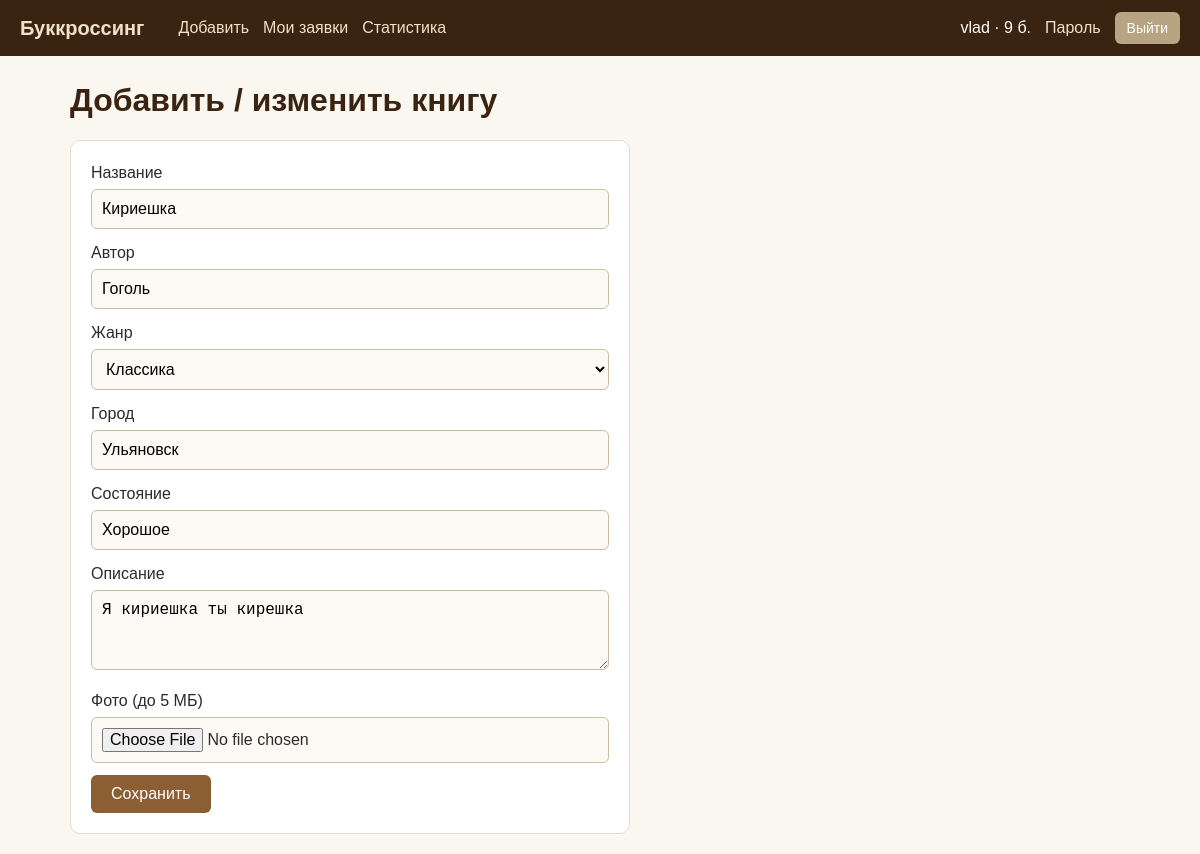
Page /book/38/edit/ (signed in) on the committed database.
### users/models.py (models this page shows, shortened)
class Profile(models.Model):
    user = models.OneToOneField(User, on_delete=models.CASCADE)
    city = models.CharField(max_length=100, blank=True)
    points = models.IntegerField(default=0)
    frozen = models.IntegerField(default=0)
    wishlist = models.ManyToManyField(Copy, blank=True)

### books/models.py (models this page shows, shortened)
class Copy(models.Model):
    STATUS_CHOICES = [
        ("available", "Доступна"),
        ("reserved", "Резерв"),
        ("gone", "Передана"),
    ]
    title = models.CharField(max_length=200)
    author = models.CharField(max_length=200)
    genre = models.CharField(max_length=20, choices=GENRES, default="other")
    city = models.CharField(max_length=100)
    condition = models.CharField(max_length=200, blank=True)
    description = models.TextField(blank=True)
    image = models.ImageField(upload_to="books/", blank=True)
    status = models.CharField(max_length=20, choices=STATUS_CHOICES, default="available")
    owner = models.ForeignKey(User, on_delete=models.CASCADE, related_name="copies")
    created_at = models.DateTimeField(auto_now_add=True)

### books/views.py (the view, shortened to what this page needs)
# urls.py: path("book/<int:pk>/edit/", v.book_form, name="book_edit"),
@login_required
def book_form(request, pk=None):
    copy = None
    if pk:
        copy = get_object_or_404(Copy, pk=pk, owner=request.user)
    return render(request, "book_form.html", {"copy": copy, "genres": GENRES})

### templates/book_form.html (shortened to what this page needs)
{% extends "base.html" %}
{% block content %}
<h1>Добавить / изменить книгу</h1>
<div class="form-box">
    <form method="post" enctype="multipart/form-data">
        <p><label>Название</label>
            <input name="title" value="{{ copy.title|default:'' }}"></p>
        <p><label>Автор</label>
            <input name="author" value="{{ copy.author|default:'' }}"></p>
        <p><label>Жанр</label>
            <select name="genre">
                {% for k, n in genres %}
                    <option value="{{ k }}" {% if copy.genre == k %}selected{% endif %}>{{ n }}</option>
                {% endfor %}
            </select></p>
        <p><label>Город</label>
            <input name="city" value="{{ copy.city|default:'' }}"></p>
        <p><label>Состояние</label>
            <input name="condition" value="{{ copy.condition|default:'' }}"></p>
        <p><label>Описание</label>
            <textarea name="description">{{ copy.description|default:'' }}</textarea></p>
        <p><label>Фото (до 5 МБ)</label>
            <input type="file" name="image"></p>
        <button class="btn">Сохранить</button>
    </form>
</div>
{% endblock %}

### templates/base.html (shortened to what this page needs)
{% load static %}
<!doctype html>
<html lang="ru">
<head>
    <link rel="stylesheet" href="{% static 'style.css' %}">
</head>
<body>
<header>
    <a class="logo" href="{% url 'book_list' %}">Буккроссинг</a>
    <a href="{% url 'book_create' %}">Добавить</a>
    <a href="{% url 'my_requests' %}">Мои заявки</a>
    <a href="{% url 'stats' %}">Статистика</a>
    <div class="right">
        {% if user.is_authenticated %}
            <span>{{ user.username }} · {{ user.profile.points }} б.</span>
            <a href="{% url 'password_change' %}">Пароль</a>
            <form method="post" action="{% url 'logout' %}" style="margin:0;">
                <button class="btn btn-small btn-grey">Выйти</button>
            </form>
        {% else %}
            <a href="{% url 'login' %}">Вход</a>
            <a href="{% url 'signup' %}">Регистрация</a>
        {% endif %}
    </div>
</header>
<div class="container">
    {% block content %}{% endblock %}
</div>
</body>
</html>

### static/style.css (style rules this page uses)
* { box-sizing: border-box; }
body { margin: 0; font-family: Arial, sans-serif; background: #faf7f0; color: #2b2b2b; line-height: 1.5; }
a { color: #6b4226; text-decoration: none; }
h1, h2 { color: #3a2411; margin: 0 0 16px; }
header { background: #3a2411; color: #fff; padding: 12px 20px; display: flex; flex-wrap: wrap; gap: 14px; align-items: center; }
header a { color: #f1e1c9; font-weight: 500; }
header .logo { font-size: 20px; font-weight: bold; margin-right: 20px; }
header .right { margin-left: auto; display: flex; gap: 14px; align-items: center; }
.container { max-width: 1100px; margin: 0 auto; padding: 20px; }
.form-box { background: #fff; border: 1px solid #e6dccb; border-radius: 10px; padding: 20px; max-width: 560px; }
.form-box p { margin: 0 0 12px; }
.form-box label { display: block; font-weight: 500; margin-bottom: 4px; }
.form-box input, .form-box select, .form-box textarea { width: 100%; padding: 10px; border: 1px solid #cbbda3; border-radius: 6px; font-size: 16px; background: #fdfaf5; }
.form-box textarea { resize: vertical; min-height: 80px; }
.btn { display: inline-block; background: #8b5e34; color: #fff; border: none; padding: 10px 20px; border-radius: 6px; font-size: 16px; cursor: pointer; text-align: center; }
.btn-small { padding: 8px 12px; font-size: 14px; }
.btn-grey { background: #b8a382; }

### rows in the picture
Copy: title "Кириешка", author "Гоголь", genre "Классика", city "Ульяновск", condition "Хорошое", description "Я кириешка ты кирешка"

### other values in the picture
{{ user.username }} "vlad"
{{ user.profile.points }} "9"
